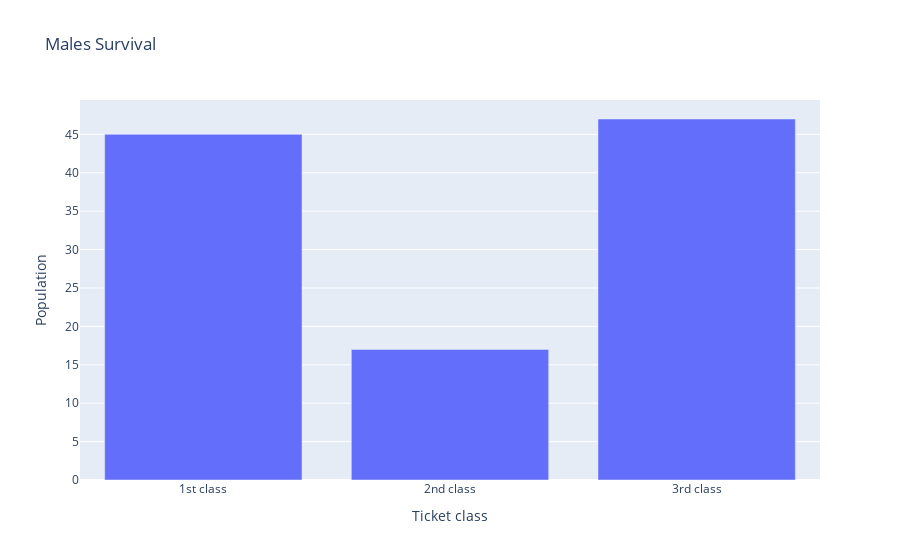
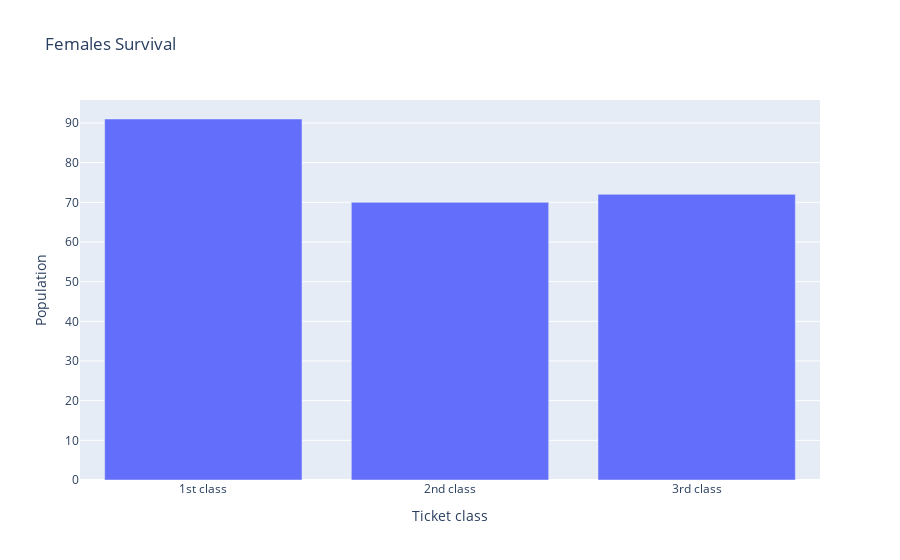
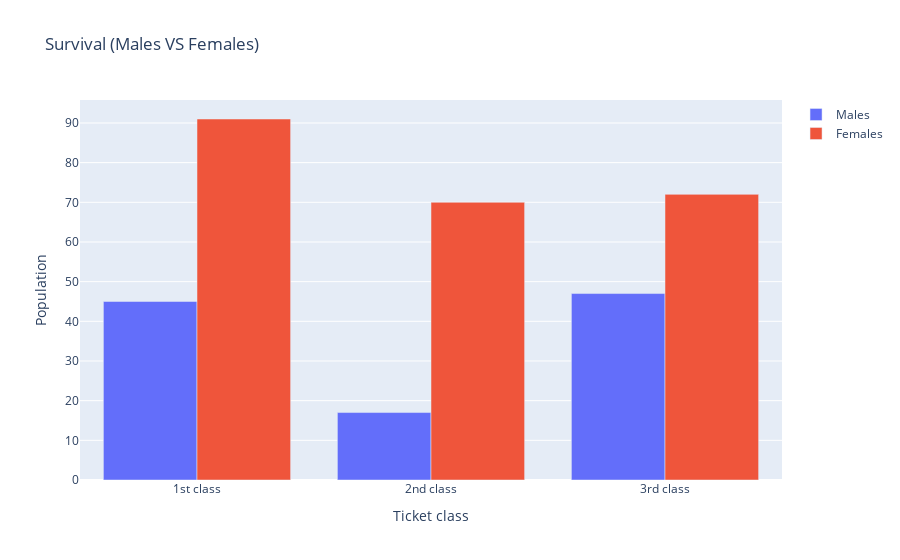

Here is the notebook cell these charts were saved with, in order:
### Code cell
#Males Survival
# Use the hovertext kw argument for hover text
fig = go.Figure(data=[go.Bar(x=['1st class', '2nd class', '3rd class'], y=[MS[0], MS[1], MS[2]],
            hovertext=['41.28 %', '15.60 %', '43.12 %'])])
fig.update_layout(title_text='Males Survival')
fig.update_layout(xaxis_title='Ticket class')
fig.update_layout(yaxis_title='Population')
fig.show()

#Females Survival
# Use the hovertext kw argument for hover text
fig = go.Figure(data=[go.Bar(x=['1st class', '2nd class', '3rd class'], y=[FS[0], FS[1], FS[2]],
            hovertext=['39.05 %', '30.04 %', '30.91 %'])])
fig.update_layout(title_text='Females Survival')
fig.update_layout(xaxis_title='Ticket class')
fig.update_layout(yaxis_title='Population')
fig.show()


#Combined summary

fig = go.Figure(data=[
    go.Bar(name='Males', x=['1st class', '2nd class', '3rd class'], y=[MS[0], MS[1], MS[2]]),
    go.Bar(name='Females', x=['1st class', '2nd class', '3rd class'], y=[FS[0], FS[1], FS[2]])
])
# Change the bar mode
fig.update_layout(barmode='group')
fig.update_layout(title_text='Survival (Males VS Females)')
fig.update_layout(xaxis_title='Ticket class')
fig.update_layout(yaxis_title='Population')
fig.show()

### Figure 1 — Plotly figure (JSON) as saved in the notebook; plotly's stock layout.template omitted (floating-point values rounded to 4 significant figures)
{"data": [{"hovertext": ["41.28 %", "15.60 %", "43.12 %"], "type": "bar", "x": ["1st class", "2nd class", "3rd class"], "y": [45, 17, 47]}], "layout": {"title": {"text": "Males Survival"}, "xaxis": {"title": {"text": "Ticket class"}}, "yaxis": {"title": {"text": "Population"}}}}

### Figure 2 — Plotly figure (JSON) as saved in the notebook; plotly's stock layout.template omitted (floating-point values rounded to 4 significant figures)
{"data": [{"hovertext": ["39.05 %", "30.04 %", "30.91 %"], "type": "bar", "x": ["1st class", "2nd class", "3rd class"], "y": [91, 70, 72]}], "layout": {"title": {"text": "Females Survival"}, "xaxis": {"title": {"text": "Ticket class"}}, "yaxis": {"title": {"text": "Population"}}}}

### Figure 3 — Plotly figure (JSON) as saved in the notebook; plotly's stock layout.template omitted (floating-point values rounded to 4 significant figures)
{"data": [{"name": "Males", "type": "bar", "x": ["1st class", "2nd class", "3rd class"], "y": [45, 17, 47]}, {"name": "Females", "type": "bar", "x": ["1st class", "2nd class", "3rd class"], "y": [91, 70, 72]}], "layout": {"barmode": "group", "title": {"text": "Survival (Males VS Females)"}, "xaxis": {"title": {"text": "Ticket class"}}, "yaxis": {"title": {"text": "Population"}}}}
